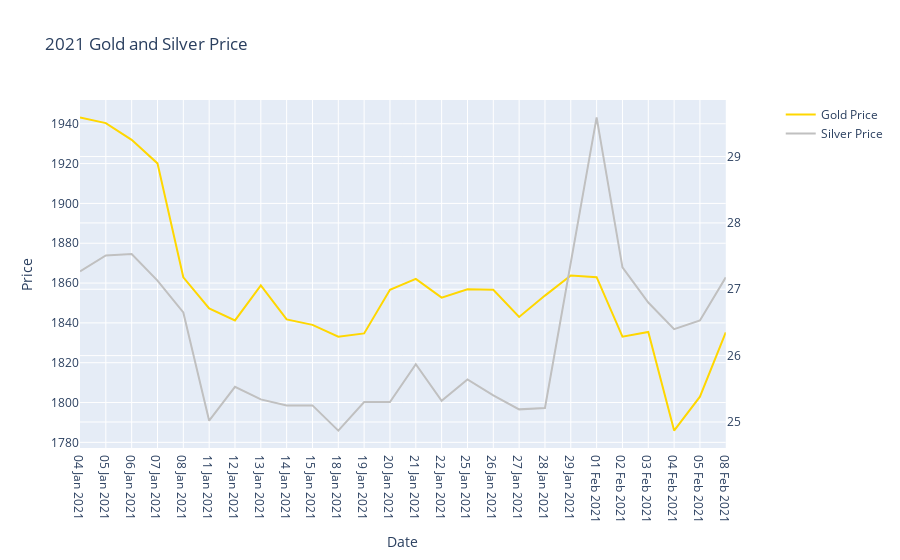

Notebook source saved alongside this figure:
### Code cell
import requests
from bs4 import BeautifulSoup
import pandas as pd

page = requests.get("https://www.bullionbypost.co.uk/fixes/gold/USD/2021/")

soup = BeautifulSoup(page.text, 'html.parser')

#Gold

dateSet = []
goldPrice = []
goldPriceNew = []

for date in soup.find_all('td', class_='fix-date'):
    b = date.get_text()
    dateSet.append(b)
    
for gold in soup.find_all('td', class_='selected-currency right-column'):
    b1 = gold.get_text()
    goldPrice.append(b1)
    
for i in goldPrice:
    if i != "":
        goldPriceNew.append(i)
        

goldTable = pd.DataFrame({
            'date':dateSet,
            'gold price':goldPriceNew})

#Silver

pageSilver = requests.get("https://www.bullionbypost.co.uk/fixes/silver/USD/2021/")

soupSilver = BeautifulSoup(pageSilver.text, 'html.parser')

dateSetSilver = []
silPrice = []
silPriceNew = []

for dateSil in soupSilver.find_all('td', class_='fix-date'):
    bSil = dateSil.get_text()
    dateSetSilver.append(bSil)
    
for sil in soupSilver.find_all('td', class_='selected-currency right-column'):
    b1Sil = sil.get_text()
    silPrice.append(b1Sil)
    
for iSil in silPrice:
    if iSil != "":
        silPriceNew.append(iSil)


silverTable = pd.DataFrame({
            'date':dateSetSilver,
            'silver price':silPriceNew
    })

#Plotly

import plotly.graph_objects as go
from plotly.subplots import make_subplots
import plotly
from plotly.offline import download_plotlyjs, init_notebook_mode, plot, iplot
init_notebook_mode(connected=True)


x = dateSet[::-1]
y = goldPriceNew[::-1]
z = silPriceNew[::-1]


fig = make_subplots(specs=[[{"secondary_y": True}]])

fig.add_trace(go.Scatter(x=x, y=y,
                    mode='lines',
                    line=dict(color='gold', width=2),     
                    name='Gold Price'),
              secondary_y=False,)
fig.add_trace(go.Scatter(x=x, y=z,
                    mode='lines',
                    line=dict(color='silver', width=2),      
                    name='Silver Price'),
              secondary_y=True,)


fig.update_layout(title='2021 Gold and Silver Price',
                   xaxis_title='Date',
                   yaxis_title='Price')


fig.show()


#merge table

left_merged = pd.merge(goldTable, silverTable,
                        how="left", on=["date"])
print("2021 Gold and Silver Price Table\n")
print(left_merged, "\n\n")

newtable = left_merged.agg(
    {"gold price": ["min", "max"],
     "silver price": ["min", "max"],})
print("2021 Gold and Silver Min and Max Price\n")
print(newtable)

### Figure 1 — Plotly figure (JSON) as saved in the notebook; plotly's stock layout.template omitted (floating-point values rounded to 4 significant figures)
{"data": [{"line": {"color": "gold", "width": 2}, "mode": "lines", "name": "Gold Price", "type": "scatter", "x": ["04 Jan 2021", "05 Jan 2021", "06 Jan 2021", "07 Jan 2021", "08 Jan 2021", "11 Jan 2021", "12 Jan 2021", "13 Jan 2021", "14 Jan 2021", "15 Jan 2021", "18 Jan 2021", "19 Jan 2021", "20 Jan 2021", "21 Jan 2021", "22 Jan 2021", "25 Jan 2021", "26 Jan 2021", "27 Jan 2021", "28 Jan 2021", "29 Jan 2021", "01 Feb 2021", "02 Feb 2021", "03 Feb 2021", "04 Feb 2021", "05 Feb 2021", "08 Feb 2021"], "xaxis": "x", "y": ["1,943.20", "1,940.35", "1,931.95", "1,920.10", "1,862.90", "1,847.25", "1,841.25", "1,858.85", "1,841.75", "1,839.00", "1,833.05", "1,834.70", "1,856.60", "1,862.10", "1,852.70", "1,856.85", "1,856.60", "1,843.00", "1,853.70", "1,863.80", "1,862.95", "1,833.10", "1,835.45", "1,785.90", "1,802.95", "1,835.25"], "yaxis": "y"}, {"line": {"color": "silver", "width": 2}, "mode": "lines", "name": "Silver Price", "type": "scatter", "x": ["04 Jan 2021", "05 Jan 2021", "06 Jan 2021", "07 Jan 2021", "08 Jan 2021", "11 Jan 2021", "12 Jan 2021", "13 Jan 2021", "14 Jan 2021", "15 Jan 2021", "18 Jan 2021", "19 Jan 2021", "20 Jan 2021", "21 Jan 2021", "22 Jan 2021", "25 Jan 2021", "26 Jan 2021", "27 Jan 2021", "28 Jan 2021", "29 Jan 2021", "01 Feb 2021", "02 Feb 2021", "03 Feb 2021", "04 Feb 2021", "05 Feb 2021", "08 Feb 2021"], "xaxis": "x", "y": ["27.27", "27.51", "27.53", "27.13", "26.65", "25.02", "25.53", "25.34", "25.25", "25.25", "24.87", "25.30", "25.30", "25.87", "25.32", "25.64", "25.40", "25.19", "25.21", "27.42", "29.59", "27.33", "26.80", "26.40", "26.53", "27.18"], "yaxis": "y2"}], "layout": {"title": {"text": "2021 Gold and Silver Price"}, "xaxis": {"anchor": "y", "domain": [0, 0.94], "title": {"text": "Date"}}, "yaxis": {"anchor": "x", "domain": [0, 1], "title": {"text": "Price"}}, "yaxis2": {"anchor": "x", "overlaying": "y", "side": "right"}}}
